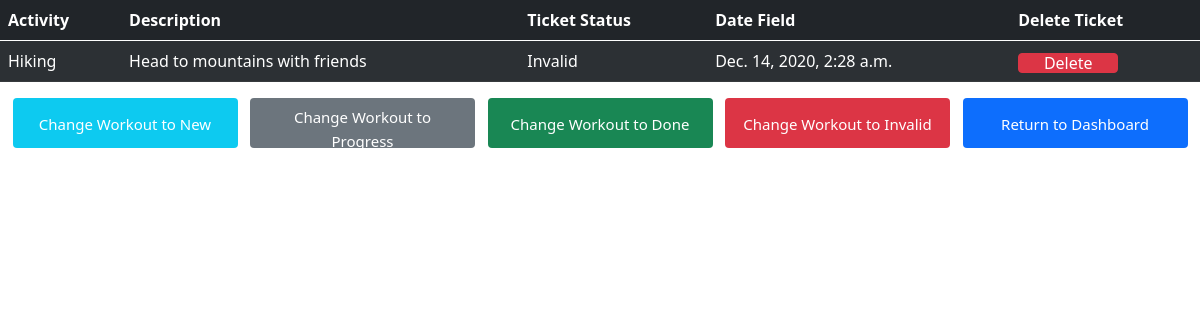
/workout_detail/4/ (signed in), run on the app's committed database.
### tracker/models.py (models this page shows, shortened)
class Workout(models.Model):
    STATUS = (
        ('New', 'New'),
        ('In Progress', 'In Progress'),
        ('Done', 'Done'),
        ('Invalid', 'Invalid')
    )
    title = models.CharField(max_length=200)
    date_filed = models.DateTimeField(default=timezone.now)
    description = models.TextField()
    workout_status = models.CharField(max_length=200, choices=STATUS)
    user_created = models.ForeignKey(WorkoutUser, on_delete=models.CASCADE,
                                     related_name="created_by_workoutuser", blank=True, null=True, default=None)

### tracker/views.py (the view)
@login_required()
def workout_detail_view(request, workout_id):
  workout = Workout.objects.get(id=workout_id)
  return render(request, 'workout_detail.html', {'workout': workout})

### templates/workout_detail.html (shortened to what this page needs)
{% load static %}
<!DOCTYPE html>
<html lang="en">
  <head>
    <link
      href="https://cdn.jsdelivr.net/npm/bootstrap@5.0.0-beta1/dist/css/bootstrap.min.css"
      rel="stylesheet"
    />
    <link rel="stylesheet" href="{% static 'workout_detail.css' %}" />
  </head>
  <body>
  <div class="tables_container">
    <table class="table table-striped table-dark">
    <thead class="thead-dark">
      <tr>
        <th scope="col">Activity</th>
        <th scope="col">Description</th>
        <th scope="col">Ticket Status</th>
        <th scope="col">Date Field</th>
        <th scope="col">Delete Ticket</th>
      </tr>
    </thead>
    <tbody>
      <tr>
        <td>{{workout.title}}</td>
        <td>{{workout.description}}</td>
        <td>{{workout.workout_status}}</td>
        <td>{{workout.date_filed}}</td>
        <td>
          <button class='btn btn-danger'>
            <a href='/remove_workout/{{workout.id}}'>Delete</a>
          </button>
        </td>
      </tr>
    </tbody>
    </table>
  </div>
  <div class="button_container">
    <button class="btn btn-info">
      <a href="/new_workout/{{workout.id}}/">Change Workout to New</a>
    </button>
    <button class="btn btn-secondary">
      <a href="/in_progress_workout/{{workout.id}}/">Change Workout to Progress</a>
    </button>
    <button class="btn btn-success">
      <a href="/done_workout/{{workout.id}}/">Change Workout to Done</a>
    </button>
    <button class="btn btn-danger">
      <a href="/invalid_workout/{{workout.id}}/">Change Workout to Invalid</a>
    </button>
    <button class="btn btn-primary">
      <a href="/tracker_dashboard/">Return to Dashboard</a>
    </button>
  </div>
  </body>
</html>

### assets/workout_detail.css (style rules this page uses)
button { width: 100px; height: 20px; }
button a:link, button a:visited { color: white; text-decoration: none; position: relative; top: -9px; }
.button_container { display: flex; justify-content: space-evenly; align-items: center; }
.button_container button { border: none; height: 50px; width: 225px; margin-bottom: 10px; }
.button_container button a { color: white; font-size: 15px; position: relative; top: 1px; }

### data on the page
Workout: title "Hiking", description "Head to mountains with friends", workout_status "Invalid", date_filed "Dec. 14, 2020, 2:28 a.m."
